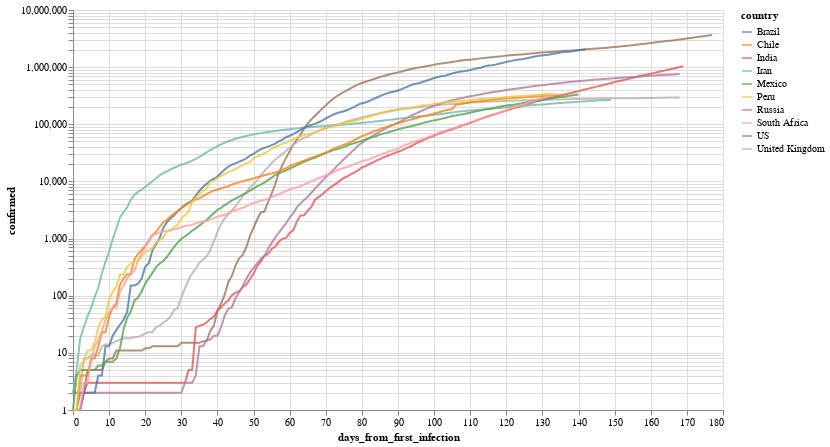

Notebook code for this chart:
### Markdown cell above
Por ejemplo, evolución (interactiva!) de los paises con mas infectados

### Code cell
total_confirmed_by_country = global_df.groupby('country').confirmed.max().sort_values(ascending=False)
selected_countries = total_confirmed_by_country[total_confirmed_by_country > 1000].index

plot_df = global_df[
    (global_df.confirmed > 0) & 
    (global_df.country.isin(selected_countries[:10]))
].sort_values('date')

selection = alt.selection_multi(
    fields=['country'], 
    bind='legend', 
    init=[{'country': c} for c in selected_countries[:10]]
)


(
    alt.Chart(plot_df)
       .mark_line()
       .encode(
           x='days_from_first_infection', 
           y=alt.Y('confirmed', scale=alt.Scale(type='log')), 
           color='country',
           opacity=alt.condition(selection, alt.value(.8), alt.value(.05))
       ).add_selection(selection)
        .properties(width=650, height=400)
       
)

### Figure 1 — Vega-Lite specification as saved in the notebook (floating-point values rounded to 4 significant figures; data arrays with more than 128 entries replaced by an {"elided": "..."} marker saying what was removed)
{"config": {"view": {"continuousWidth": 400, "continuousHeight": 300}}, "data": {"name": "data-1ad88a992e3725b019af053aee41700d"}, "mark": "line", "encoding": {"color": {"type": "nominal", "field": "country"}, "opacity": {"condition": {"value": 0.8, "selection": "selector001"}, "value": 0.05}, "x": {"type": "quantitative", "field": "days_from_first_infection"}, "y": {"type": "quantitative", "field": "confirmed", "scale": {"type": "log"}}}, "height": 400, "selection": {"selector001": {"type": "multi", "fields": ["country"], "bind": "legend", "init": [{"country": "US"}, {"country": "Brazil"}, {"country": "India"}, {"country": "Russia"}, {"country": "Peru"}, {"country": "South Africa"}, {"country": "Mexico"}, {"country": "Chile"}, {"country": "United Kingdom"}, {"country": "Iran"}]}}, "width": 650, "$schema": "https://vega.github.io/schema/vega-lite/v4.8.1.json", "datasets": {"data-1ad88a992e3725b019af053aee41700d": {"elided": "1526 records"}}}
